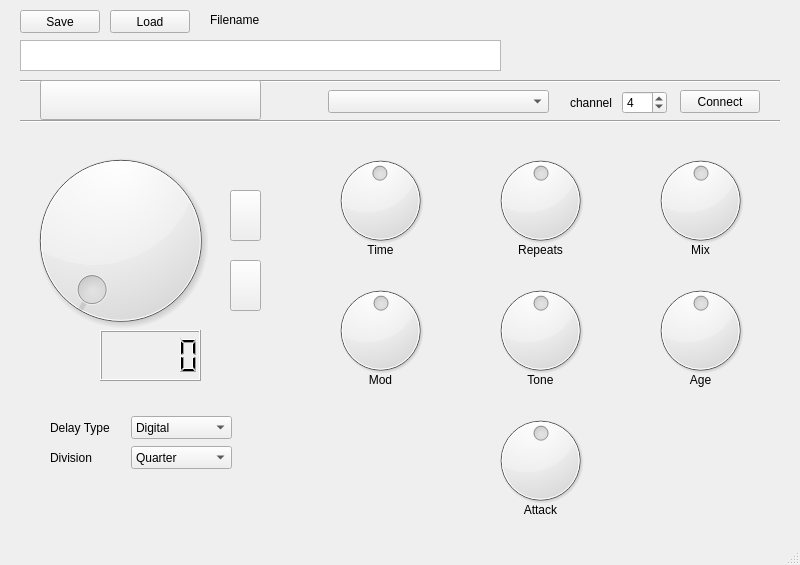
<?xml version="1.0" encoding="UTF-8"?>
<ui version="4.0">
 <class>MainWindow</class>
 <widget class="QMainWindow" name="MainWindow">
  <property name="geometry">
   <rect>
    <x>0</x>
    <y>0</y>
    <width>800</width>
    <height>565</height>
   </rect>
  </property>
  <property name="windowTitle">
   <string>Mako D1 - MidiControl</string>
  </property>
  <property name="toolButtonStyle">
   <enum>Qt::ToolButtonTextUnderIcon</enum>
  </property>
  <widget class="QWidget" name="centralwidget">
   <widget class="QPushButton" name="openMidiPortButton">
    <property name="geometry">
     <rect>
      <x>680</x>
      <y>90</y>
      <width>80</width>
      <height>23</height>
     </rect>
    </property>
    <property name="text">
     <string>Connect</string>
    </property>
   </widget>
   <widget class="QWidget" name="layoutWidget">
    <property name="geometry">
     <rect>
      <x>570</x>
      <y>90</y>
      <width>97</width>
      <height>25</height>
     </rect>
    </property>
    <layout class="QHBoxLayout" name="horizontalLayout">
     <item>
      <widget class="QLabel" name="label">
       <property name="text">
        <string>channel</string>
       </property>
      </widget>
     </item>
     <item>
      <widget class="QSpinBox" name="midiChannelSpinBox">
       <property name="maximum">
        <number>15</number>
       </property>
       <property name="value">
        <number>4</number>
       </property>
      </widget>
     </item>
    </layout>
   </widget>
   <widget class="QPlainTextEdit" name="descriptionText">
    <property name="geometry">
     <rect>
      <x>20</x>
      <y>40</y>
      <width>481</width>
      <height>31</height>
     </rect>
    </property>
   </widget>
   <widget class="Line" name="line">
    <property name="geometry">
     <rect>
      <x>20</x>
      <y>80</y>
      <width>760</width>
      <height>3</height>
     </rect>
    </property>
    <property name="orientation">
     <enum>Qt::Horizontal</enum>
    </property>
   </widget>
   <widget class="QPushButton" name="saveButton">
    <property name="geometry">
     <rect>
      <x>20</x>
      <y>10</y>
      <width>80</width>
      <height>23</height>
     </rect>
    </property>
    <property name="text">
     <string>Save</string>
    </property>
   </widget>
   <widget class="QPushButton" name="loadButton">
    <property name="geometry">
     <rect>
      <x>110</x>
      <y>10</y>
      <width>80</width>
      <height>23</height>
     </rect>
    </property>
    <property name="text">
     <string>Load</string>
    </property>
   </widget>
   <widget class="QLabel" name="fileNameLabel">
    <property name="geometry">
     <rect>
      <x>210</x>
      <y>12</y>
      <width>561</width>
      <height>16</height>
     </rect>
    </property>
    <property name="text">
     <string>Filename</string>
    </property>
   </widget>
   <widget class="Line" name="line_2">
    <property name="geometry">
     <rect>
      <x>20</x>
      <y>120</y>
      <width>760</width>
      <height>3</height>
     </rect>
    </property>
    <property name="orientation">
     <enum>Qt::Horizontal</enum>
    </property>
   </widget>
   <widget class="QComboBox" name="ProgramcomboBox">
    <property name="geometry">
     <rect>
      <x>131</x>
      <y>416</y>
      <width>101</width>
      <height>23</height>
     </rect>
    </property>
    <item>
     <property name="text">
      <string>Digital</string>
     </property>
    </item>
    <item>
     <property name="text">
      <string>Mod</string>
     </property>
    </item>
    <item>
     <property name="text">
      <string>Vintage</string>
     </property>
    </item>
    <item>
     <property name="text">
      <string>Dual</string>
     </property>
    </item>
    <item>
     <property name="text">
      <string>Reverse</string>
     </property>
    </item>
   </widget>
   <widget class="QLabel" name="label_2">
    <property name="geometry">
     <rect>
      <x>50</x>
      <y>420</y>
      <width>71</width>
      <height>16</height>
     </rect>
    </property>
    <property name="text">
     <string>Delay Type</string>
    </property>
   </widget>
   <widget class="QPushButton" name="presetToggleButton">
    <property name="geometry">
     <rect>
      <x>40</x>
      <y>80</y>
      <width>221</width>
      <height>40</height>
     </rect>
    </property>
    <property name="palette">
     <palette>
      <active>
       <colorrole role="Button">
        <brush brushstyle="SolidPattern">
         <color alpha="255">
          <red>224</red>
          <green>27</green>
          <blue>36</blue>
         </color>
        </brush>
       </colorrole>
       <colorrole role="LinkVisited">
        <brush brushstyle="SolidPattern">
         <color alpha="255">
          <red>224</red>
          <green>27</green>
          <blue>36</blue>
         </color>
        </brush>
       </colorrole>
      </active>
      <inactive>
       <colorrole role="Button">
        <brush brushstyle="SolidPattern">
         <color alpha="255">
          <red>239</red>
          <green>239</green>
          <blue>239</blue>
         </color>
        </brush>
       </colorrole>
       <colorrole role="LinkVisited">
        <brush brushstyle="SolidPattern">
         <color alpha="255">
          <red>255</red>
          <green>0</green>
          <blue>255</blue>
         </color>
        </brush>
       </colorrole>
      </inactive>
      <disabled>
       <colorrole role="Button">
        <brush brushstyle="SolidPattern">
         <color alpha="255">
          <red>153</red>
          <green>193</green>
          <blue>241</blue>
         </color>
        </brush>
       </colorrole>
       <colorrole role="LinkVisited">
        <brush brushstyle="SolidPattern">
         <color alpha="255">
          <red>255</red>
          <green>0</green>
          <blue>255</blue>
         </color>
        </brush>
       </colorrole>
      </disabled>
     </palette>
    </property>
    <property name="text">
     <string/>
    </property>
    <property name="checkable">
     <bool>true</bool>
    </property>
   </widget>
   <widget class="QDial" name="presetDial">
    <property name="geometry">
     <rect>
      <x>-10</x>
      <y>140</y>
      <width>261</width>
      <height>201</height>
     </rect>
    </property>
    <property name="maximum">
     <number>127</number>
    </property>
   </widget>
   <widget class="QLCDNumber" name="presetlcd">
    <property name="geometry">
     <rect>
      <x>100</x>
      <y>330</y>
      <width>101</width>
      <height>51</height>
     </rect>
    </property>
   </widget>
   <widget class="QDial" name="timeDial">
    <property name="geometry">
     <rect>
      <x>320</x>
      <y>150</y>
      <width>121</width>
      <height>101</height>
     </rect>
    </property>
    <property name="layoutDirection">
     <enum>Qt::LeftToRight</enum>
    </property>
    <property name="maximum">
     <number>127</number>
    </property>
    <property name="value">
     <number>64</number>
    </property>
    <property name="invertedAppearance">
     <bool>true</bool>
    </property>
    <property name="invertedControls">
     <bool>true</bool>
    </property>
   </widget>
   <widget class="QDial" name="repeatsDial">
    <property name="geometry">
     <rect>
      <x>480</x>
      <y>150</y>
      <width>121</width>
      <height>101</height>
     </rect>
    </property>
    <property name="maximum">
     <number>127</number>
    </property>
    <property name="value">
     <number>64</number>
    </property>
   </widget>
   <widget class="QDial" name="mixDial">
    <property name="geometry">
     <rect>
      <x>640</x>
      <y>150</y>
      <width>121</width>
      <height>101</height>
     </rect>
    </property>
    <property name="minimum">
     <number>0</number>
    </property>
    <property name="maximum">
     <number>127</number>
    </property>
    <property name="value">
     <number>64</number>
    </property>
   </widget>
   <widget class="QDial" name="ageDial">
    <property name="geometry">
     <rect>
      <x>640</x>
      <y>280</y>
      <width>121</width>
      <height>101</height>
     </rect>
    </property>
    <property name="maximum">
     <number>127</number>
    </property>
    <property name="value">
     <number>64</number>
    </property>
   </widget>
   <widget class="QDial" name="toneDial">
    <property name="geometry">
     <rect>
      <x>480</x>
      <y>280</y>
      <width>121</width>
      <height>101</height>
     </rect>
    </property>
    <property name="maximum">
     <number>127</number>
    </property>
    <property name="value">
     <number>64</number>
    </property>
   </widget>
   <widget class="QDial" name="modDial">
    <property name="geometry">
     <rect>
      <x>320</x>
      <y>280</y>
      <width>121</width>
      <height>101</height>
     </rect>
    </property>
    <property name="maximum">
     <number>127</number>
    </property>
    <property name="value">
     <number>64</number>
    </property>
   </widget>
   <widget class="QDial" name="attackDial">
    <property name="geometry">
     <rect>
      <x>480</x>
      <y>410</y>
      <width>121</width>
      <height>101</height>
     </rect>
    </property>
    <property name="maximum">
     <number>127</number>
    </property>
    <property name="value">
     <number>64</number>
    </property>
   </widget>
   <widget class="QLabel" name="label_3">
    <property name="geometry">
     <rect>
      <x>340</x>
      <y>240</y>
      <width>81</width>
      <height>20</height>
     </rect>
    </property>
    <property name="text">
     <string>Time</string>
    </property>
    <property name="alignment">
     <set>Qt::AlignCenter</set>
    </property>
   </widget>
   <widget class="QLabel" name="label_4">
    <property name="geometry">
     <rect>
      <x>500</x>
      <y>240</y>
      <width>81</width>
      <height>20</height>
     </rect>
    </property>
    <property name="text">
     <string>Repeats</string>
    </property>
    <property name="alignment">
     <set>Qt::AlignCenter</set>
    </property>
   </widget>
   <widget class="QLabel" name="label_5">
    <property name="geometry">
     <rect>
      <x>660</x>
      <y>240</y>
      <width>81</width>
      <height>20</height>
     </rect>
    </property>
    <property name="text">
     <string>Mix</string>
    </property>
    <property name="alignment">
     <set>Qt::AlignCenter</set>
    </property>
   </widget>
   <widget class="QLabel" name="label_6">
    <property name="geometry">
     <rect>
      <x>340</x>
      <y>370</y>
      <width>81</width>
      <height>20</height>
     </rect>
    </property>
    <property name="text">
     <string>Mod</string>
    </property>
    <property name="alignment">
     <set>Qt::AlignCenter</set>
    </property>
   </widget>
   <widget class="QLabel" name="label_7">
    <property name="geometry">
     <rect>
      <x>500</x>
      <y>370</y>
      <width>81</width>
      <height>20</height>
     </rect>
    </property>
    <property name="text">
     <string>Tone</string>
    </property>
    <property name="alignment">
     <set>Qt::AlignCenter</set>
    </property>
   </widget>
   <widget class="QLabel" name="label_8">
    <property name="geometry">
     <rect>
      <x>660</x>
      <y>370</y>
      <width>81</width>
      <height>20</height>
     </rect>
    </property>
    <property name="text">
     <string>Age</string>
    </property>
    <property name="alignment">
     <set>Qt::AlignCenter</set>
    </property>
   </widget>
   <widget class="QLabel" name="label_9">
    <property name="geometry">
     <rect>
      <x>500</x>
      <y>500</y>
      <width>81</width>
      <height>20</height>
     </rect>
    </property>
    <property name="text">
     <string>Attack</string>
    </property>
    <property name="alignment">
     <set>Qt::AlignCenter</set>
    </property>
   </widget>
   <widget class="QComboBox" name="DivsioncomboBox">
    <property name="geometry">
     <rect>
      <x>131</x>
      <y>446</y>
      <width>101</width>
      <height>23</height>
     </rect>
    </property>
    <item>
     <property name="text">
      <string>Quarter</string>
     </property>
    </item>
    <item>
     <property name="text">
      <string>Eighth</string>
     </property>
    </item>
    <item>
     <property name="text">
      <string>Dotted Eighth</string>
     </property>
    </item>
   </widget>
   <widget class="QLabel" name="label_10">
    <property name="geometry">
     <rect>
      <x>50</x>
      <y>450</y>
      <width>71</width>
      <height>16</height>
     </rect>
    </property>
    <property name="text">
     <string>Division</string>
    </property>
   </widget>
   <widget class="QComboBox" name="midiDevicecomboBox">
    <property name="geometry">
     <rect>
      <x>328</x>
      <y>90</y>
      <width>221</width>
      <height>23</height>
     </rect>
    </property>
   </widget>
   <widget class="QPushButton" name="presetUpButton">
    <property name="geometry">
     <rect>
      <x>230</x>
      <y>190</y>
      <width>31</width>
      <height>51</height>
     </rect>
    </property>
    <property name="text">
     <string/>
    </property>
    <property name="icon">
     <iconset theme="go-up"/>
    </property>
   </widget>
   <widget class="QPushButton" name="presetDownButton">
    <property name="geometry">
     <rect>
      <x>230</x>
      <y>260</y>
      <width>31</width>
      <height>51</height>
     </rect>
    </property>
    <property name="layoutDirection">
     <enum>Qt::LeftToRight</enum>
    </property>
    <property name="text">
     <string/>
    </property>
    <property name="icon">
     <iconset theme="go-down"/>
    </property>
   </widget>
  </widget>
  <widget class="QMenuBar" name="menubar">
   <property name="geometry">
    <rect>
     <x>0</x>
     <y>0</y>
     <width>800</width>
     <height>20</height>
    </rect>
   </property>
  </widget>
  <widget class="QStatusBar" name="statusbar"/>
 </widget>
 <resources/>
 <connections/>
</ui>
